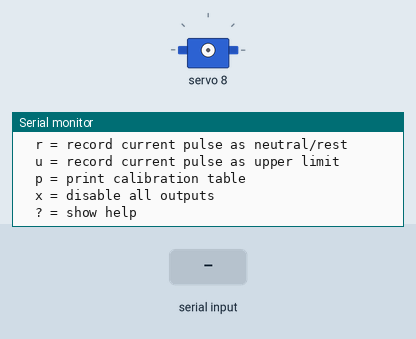
This sketch was run on a simulated Arduino Uno, built with avr-gcc and run on an emulated ATmega328P. Shown: servo, the last lines printed to the serial monitor. The inputs (shaded band) are chosen by the test bench.

Above: at 1.2 s.
1.3 s: "c\n" received over Serial
At 2.3 s:
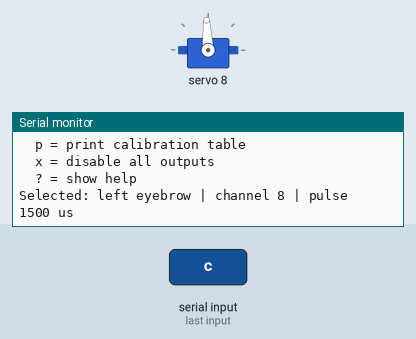
2.8 s: byte 49 ('1') received over Serial
At 3.7 s:
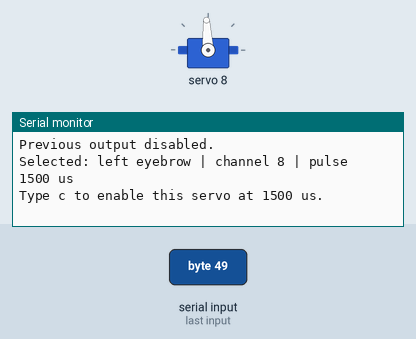
4.3 s: byte 50 ('2') received over Serial
At 4.8 s:
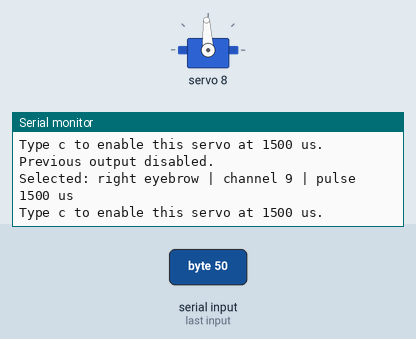
5.8 s: byte 51 ('3') received over Serial
At 7.0 s:
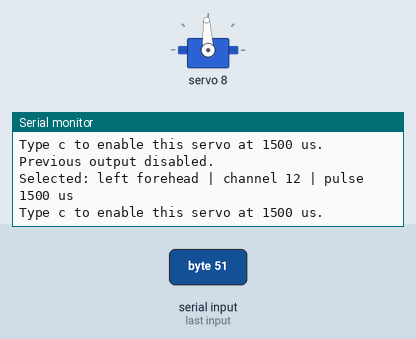
7.3 s: byte 52 ('4') received over Serial
At 8.3 s:
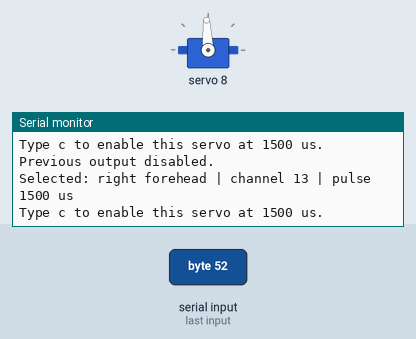
8.8 s: byte 43 ('+') received over Serial
At 9.2 s:
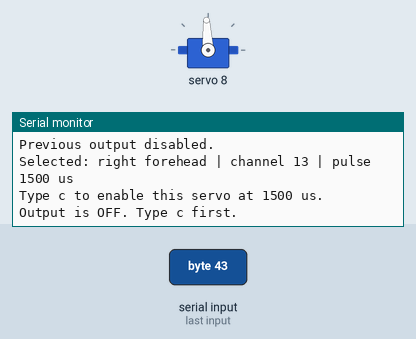

Measured:
- after the input at 1.3 s, the serial monitor: prints a new line at once (image 1)
- after the input at 2.8 s, the serial monitor: prints a new line at once (image 2)
- after the input at 4.3 s, the serial monitor: prints a new line at once (image 3)
- after the input at 5.8 s, the serial monitor: prints a new line at once (image 4)
- after the input at 7.3 s, the serial monitor: prints a new line at once (image 5)
- after the input at 8.8 s, the serial monitor: prints a new line at once (image 6)

The sketch:

eyebrow_forehead_calibrator.ino
```cpp
#include <Wire.h>
#include <Adafruit_PWMServoDriver.h>

constexpr uint8_t PCA9685_ADDRESS = 0x40;
constexpr float SERVO_FREQUENCY_HZ = 50.0f;

// Conservative calibration guard. Do not widen this until the mechanism has
// been inspected and its servo specification is known.
constexpr uint16_t HARD_MIN_US = 1300;
constexpr uint16_t HARD_MAX_US = 1700;
constexpr uint16_t START_US = 1500;
constexpr uint16_t STEP_US = 5;

struct Joint {
  const char *name;
  uint8_t channel;
  uint16_t pulseUs;
  uint16_t lowerUs;
  uint16_t restUs;
  uint16_t upperUs;
};

Joint joints[] = {
  {"left eyebrow", 8, START_US, 0, 0, 0},
  {"right eyebrow", 9, START_US, 0, 0, 0},
  {"left forehead", 12, START_US, 0, 0, 0},
  {"right forehead", 13, START_US, 0, 0, 0},
};

constexpr uint8_t JOINT_COUNT = sizeof(joints) / sizeof(joints[0]);
Adafruit_PWMServoDriver pwm(PCA9685_ADDRESS);
uint8_t selected = 0;
bool outputEnabled = false;

void disableAllOutputs() {
  for (uint8_t channel = 0; channel < 16; ++channel) {
    pwm.setPWM(channel, 0, 4096);  // PCA9685 full-off bit
  }
  outputEnabled = false;
}

void printSelected() {
  Serial.print(F("Selected: "));
  Serial.print(joints[selected].name);
  Serial.print(F(" | channel "));
  Serial.print(joints[selected].channel);
  Serial.print(F(" | pulse "));
  Serial.print(joints[selected].pulseUs);
  Serial.println(F(" us"));
}

void printHelp() {
  Serial.println(F("Commands:"));
  Serial.println(F("  1 = select left eyebrow (CH8)"));
  Serial.println(F("  2 = select right eyebrow (CH9)"));
  Serial.println(F("  3 = select left forehead (CH12)"));
  Serial.println(F("  4 = select right forehead (CH13)"));
  Serial.println(F("  c = enable selected servo at 1500 us"));
  Serial.println(F("  + / - = move by 5 us"));
  Serial.println(F("  l = record current pulse as lower limit"));
  Serial.println(F("  r = record current pulse as neutral/rest"));
  Serial.println(F("  u = record current pulse as upper limit"));
  Serial.println(F("  p = print calibration table"));
  Serial.println(F("  x = disable all outputs"));
  Serial.println(F("  ? = show help"));
}

void applyPulse() {
  pwm.writeMicroseconds(joints[selected].channel, joints[selected].pulseUs);
  outputEnabled = true;
  printSelected();
}

void selectJoint(uint8_t index) {
  disableAllOutputs();
  selected = index;
  Serial.println(F("Previous output disabled."));
  printSelected();
  Serial.println(F("Type c to enable this servo at 1500 us."));
}

void printCalibration() {
  Serial.println(F("joint,channel,lower_us,rest_us,upper_us"));
  for (uint8_t i = 0; i < JOINT_COUNT; ++i) {
    Serial.print(joints[i].name);
    Serial.print(',');
    Serial.print(joints[i].channel);
    Serial.print(',');
    Serial.print(joints[i].lowerUs);
    Serial.print(',');
    Serial.print(joints[i].restUs);
    Serial.print(',');
    Serial.println(joints[i].upperUs);
  }
  Serial.println(F("A zero means that value has not been recorded."));
}

void setup() {
  Serial.begin(115200);
  while (!Serial) {
    ;
  }

  Wire.begin();
  Wire.beginTransmission(PCA9685_ADDRESS);
  const uint8_t i2cError = Wire.endTransmission();
  if (i2cError != 0) {
    Serial.print(F("PCA9685 not detected at 0x40; I2C error "));
    Serial.println(i2cError);
    while (true) {
      delay(1000);
    }
  }

  if (!pwm.begin()) {
    Serial.println(F("PCA9685 initialization failed."));
    while (true) {
      delay(1000);
    }
  }

  pwm.setPWMFreq(SERVO_FREQUENCY_HZ);
  delay(10);
  disableAllOutputs();

  Serial.println(F("Eyebrow and forehead calibrator ready."));
  Serial.println(F("All PWM outputs are OFF."));
  printHelp();
}

void loop() {
  if (!Serial.available()) {
    return;
  }

  const char command = Serial.read();
  switch (command) {
    case '1':
      selectJoint(0);
      break;
    case '2':
      selectJoint(1);
      break;
    case '3':
      selectJoint(2);
      break;
    case '4':
      selectJoint(3);
      break;

    case 'c':
    case 'C':
      joints[selected].pulseUs = START_US;
      applyPulse();
      break;

    case '+':
      if (!outputEnabled) {
        Serial.println(F("Output is OFF. Type c first."));
      } else if (joints[selected].pulseUs < HARD_MAX_US) {
        joints[selected].pulseUs += STEP_US;
        applyPulse();
      } else {
        Serial.println(F("1700 us guard reached."));
      }
      break;

    case '-':
      if (!outputEnabled) {
        Serial.println(F("Output is OFF. Type c first."));
      } else if (joints[selected].pulseUs > HARD_MIN_US) {
        joints[selected].pulseUs -= STEP_US;
        applyPulse();
      } else {
        Serial.println(F("1300 us guard reached."));
      }
      break;

    case 'l':
    case 'L':
      joints[selected].lowerUs = joints[selected].pulseUs;
      Serial.println(F("Lower pulse recorded in RAM."));
      break;

    case 'r':
    case 'R':
      joints[selected].restUs = joints[selected].pulseUs;
      Serial.println(F("Neutral/rest pulse recorded in RAM."));
      break;

    case 'u':
    case 'U':
      joints[selected].upperUs = joints[selected].pulseUs;
      Serial.println(F("Upper pulse recorded in RAM."));
      break;

    case 'p':
    case 'P':
      printCalibration();
      break;

    case 'x':
    case 'X':
      disableAllOutputs();
      Serial.println(F("All PWM outputs are OFF."));
      break;

    case '?':
      printHelp();
      break;

    case '\r':
    case '\n':
      break;

    default:
      Serial.println(F("Unknown command. Type ? for help."));
      break;
  }
}
```
